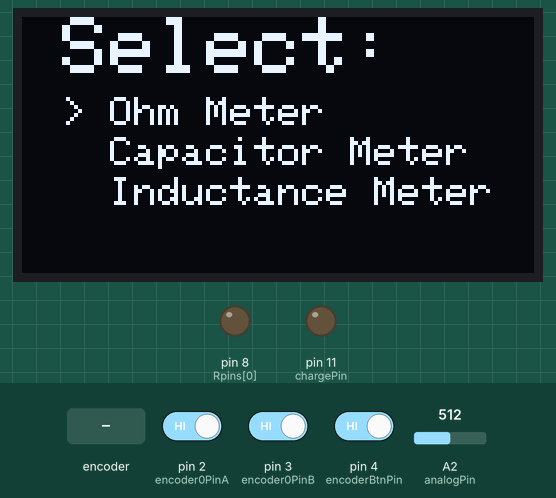
Bench run of a sketch on a simulated Arduino Uno, built with avr-gcc and run on an emulated ATmega328P. On the bench: 128×64 one-colour display, output pins drawn as LEDs (lit = HIGH). Inputs (shaded band) come from the test bench; at power-on: pin 4 (encoderBtnPin) HIGH, pin 2 (encoder0PinA) HIGH, pin 3 (encoder0PinB) HIGH, A2 (analogPin) = 512. What the sketch prints to the serial monitor is not drawn.

Above: at 1.2 s.
1.3 s: pin 4 (encoderBtnPin) driven LOW
At 1.7 s:
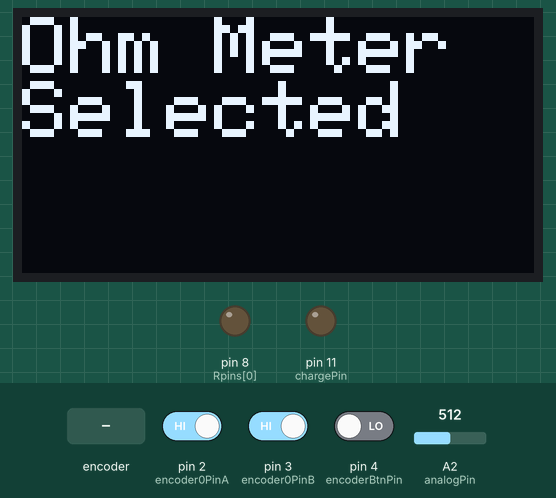
4.3 s: pin 4 (encoderBtnPin) driven HIGH
At 4.7 s:
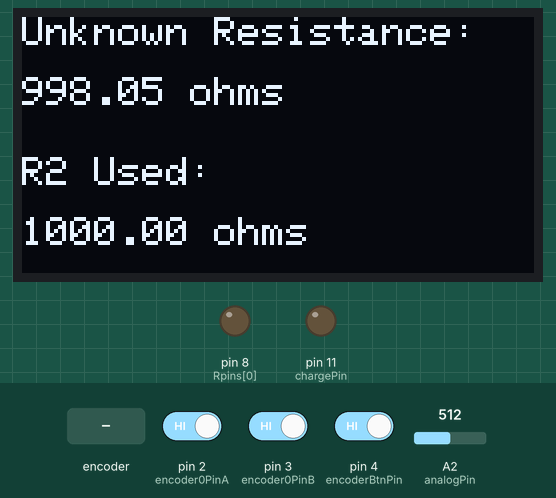
7.3 s: rotary encoder on pin 2 (encoder0PinA) / pin 3 (encoder0PinB) turned 1 step (first pin leading)
At 10.2 s:
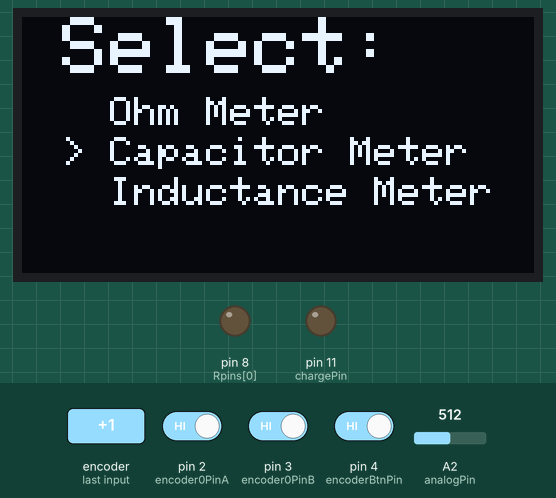
10.5 s: pin 4 (encoderBtnPin) driven LOW
At 11.1 s:
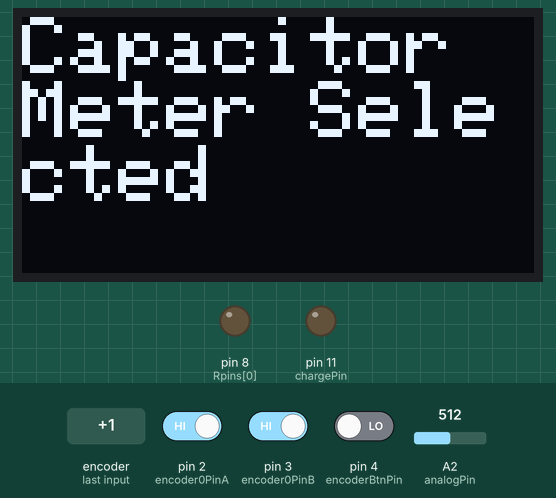
Timing chart, 0 to 14.1 s (numbered marks = the images above; inputs shaded):
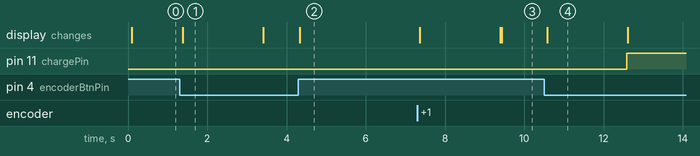

The sketch:

Multimeter_OLED_Gaby_Jaide.ino
```cpp
/*
Course: Electrical Systems II

Circuit Name: Multimeter

Purpose: This circuit allows users to measure resistance, capacitance, or inductance using a rotary encoder and an OLED to display the selections and values.

How it works: Three modes are provided: a ohm meter, capacitance meter, or inductance meter. The modes are selected with a rotary encoder, further interactions can
be done on the resistance meter with the encoder. The OLED screen displays results. If the user wants to return to mode selection, press the reset button. To power on/off use the switch.

Disclaimer: The code does not work the way it was intended to, we hope future classes fix the issues if they choose to tinker with this code.

Authors: Jaide Romero & Gabriela Arevalo

Date: 05/06/2025: LCD replaced by OLED meter
Date: 05/09/2025: IR remote replaced by rotary encoder.
*/

#include <Wire.h> // Use this to find I2C device(OLED) for communication
#include <Adafruit_SSD1306.h> // Controls OLED screen
#include <Adafruit_GFX.h> // Graphics support library for drawing shapes and text

// OLED Display
#define SCREEN_WIDTH 128 // 128 pixels wide
#define SCREEN_HEIGHT 64 // 64 pixels tall
#define SCREEN_ADDRESS 0x3C // I2C address of OLED display
Adafruit_SSD1306 display(SCREEN_WIDTH, SCREEN_HEIGHT, &Wire); // represents OLED screen in the code

// Rotary Encoder Pins
#define encoder0PinA 2 // First signal pin for rotary encoder
#define encoder0PinB 3 // Second signal pin for rotary encoder
#define encoderBtnPin 4 // push button for rotary encoder

// Encoder Variables
volatile int encoder0Pos = 0; // stores enocder's current position (volatile because it changes unexpectedly due to external interactions)
int lastPos = 0; // tracks last position to determine if encoder has moved
byte menuIndex = 0; // tells us which menu item is currently highlighted
bool clicked = false; // True when encoder button is pressed, false if not pressed

// State
enum Mode { MENU, OHM, CAPACITOR, INDUCTANCE }; // Names the menu options
Mode currentMode = MENU; // start in menu mode by default

// Ohm Meter Variables
int Vread; // Voltage reading for unknown resistor at analog pin A3
float R1, R2, Vrat; // Unknown resistance R1, known resistance R2
int Rpins[] = {8, 7, 6, 5}; // Pins connected to R2 resistors (8, 7, 6, 5)
long Rvals[] = {1000, 10, 1000, 1}; // corresponding values are 1k, 10k, 100k, 1M ohm
char *Units[] = {" ohms", " k ohms", " k ohms", " M ohms"}; // units
int selectedResistor = 0; //Keeps track of what R2 is selected

// Capacitor Meter
int analogPin = A2; // Voltage measurement for capacitor at analog pin A2
int chargePin = 11; // Charges capacitor using a 2 M ohm resistor
int dischargePin = 10; // Discharges capacitor using a 220 ohm resistor
unsigned long startTime, tau; // Measures how long the capacitor takes to charge
float R = 2000000.0; // Charge resistor(2M ohms)
float C; // Used to hold calculated capacitor
String units; // displays capacitor units

// Inductor Meter
unsigned long pulse; //stores pulse, positive(measures wavelength time)
double frequency, period, capacitance = 2.0, inductance; // Capacitance 2uF, variables will be used to calculate inductance
double fp2 = 4.0 * 3.1415 * 3.1415; //This is a constant 4π² used in LC resonance formula: L = T² / (4π²C)

void setup() { // begin setup
  Serial.begin(9600); // begin serial monitor
  display.begin(SSD1306_SWITCHCAPVCC, SCREEN_ADDRESS); //begin OLED
  display.clearDisplay();// clear OLED screen
  display.display(); // display

  pinMode(encoder0PinA, INPUT_PULLUP);//encoder pins are set as INPUTS by default, and OUTPUT when used
  pinMode(encoder0PinB, INPUT_PULLUP);
  pinMode(encoderBtnPin, INPUT_PULLUP);
  attachInterrupt(digitalPinToInterrupt(encoder0PinA), doEncoder, CHANGE);//detects when encoder is turned

  for (int i = 0; i < 4; i++) pinMode(Rpins[i], INPUT); //R2 resistors are set as inputs for now

  displayMenu(); // display menu on OLED
} // end setup

void loop() { // begin loop
  if (digitalRead(encoderBtnPin) == LOW && !clicked) { //check if encoder button was pressed
    delay(50); // small delat to prevent multiple presses
    clicked = true; // encoder button pressed
    switch (menuIndex) { // select meter
      case 0: currentMode = OHM; break; // ohm meter selected
      case 1: currentMode = CAPACITOR; break; // capacitor meter selected
      case 2: currentMode = INDUCTANCE; break; // inductor meter selected
    }
    encoder0Pos = 0;// reset encoder position
  }

  if (digitalRead(encoderBtnPin) == HIGH && clicked) clicked = false; // once encoder button is released

  switch (currentMode) { // handle current mode
    case MENU:
      if (encoder0Pos != lastPos) { // update menu if encoder is rotated
        menuIndex = abs(encoder0Pos) % 3; // limit to the 3 menu items
        displayMenu(); // Update OLED screen
        lastPos = encoder0Pos; // save current position
      }
      break;
    case OHM: resistorMeter(); currentMode = MENU; displayMenu(); break; // run ohm meter code
    case CAPACITOR: capacitanceMeter(); currentMode = MENU; displayMenu(); break; // run capacitor meter code
    case INDUCTANCE: inductanceMeter(); currentMode = MENU; displayMenu(); break; // run inductor meter code
  }
} // end loop

void displayMenu() {
  display.clearDisplay(); // clear screen
  display.setTextSize(2); //text size
  display.setTextColor(WHITE); // text color
  display.setCursor(10, 0); // text location
  display.println("Select:"); // display message
  display.setTextSize(1.99995); // text size
  display.setCursor(10, 20); // text location
  display.println(menuIndex == 0 ? "> Ohm Meter" : "  Ohm Meter"); // display ohm meter
  display.setCursor(10, 30); // text location
  display.println(menuIndex == 1 ? "> Capacitor Meter" : "  Capacitor Meter"); // display capacitor meter
  display.setCursor(10, 40); // text location
  display.println(menuIndex == 2 ? "> Inductance Meter" : "  Inductance Meter"); // display inductor meter
  display.display(); // display
}

void doEncoder() {
  static int lastEncoded = 0; // stores last encoder value
  int MSB = digitalRead(encoder0PinA); // most significant bit
  int LSB = digitalRead(encoder0PinB); // least significant bit
  int encoded = (MSB << 1) | LSB; // combine bits into single number
  int sum = (lastEncoded << 2) | encoded; // creates 4 bit value that combines last and current encoder state

  if (sum == 0b1101 || sum == 0b0100 || sum == 0b0010 || sum == 0b1011)// 4-bit combination inidcates clockwise rotation
    encoder0Pos++; // rotate clockwise
  if (sum == 0b1110 || sum == 0b0111 || sum == 0b0001 || sum == 0b1000)// 4-bit combination indicates counter-clockwise rotation
    encoder0Pos--; // rotare counter clockwise

  lastEncoded = encoded; // save current encoder state
}

void resistorMeter() { // begin ohm meter code
  int resistorIndex = 0; //Index of R2
  int lastIndex = -1; // detects changes in selection
  bool selecting = true; // Check if we are still selecting an R2 value

  // Reset encoder position
  encoder0Pos = 0; // reset encoder position
  lastPos = 0; // track last position

  display.clearDisplay(); // clear screen
  display.setTextSize(2); // text size
  display.setCursor(0, 0); // text location
  display.println("Ohm Meter Selected"); // display message
  display.display(); // display
  delay(2000); // for 2 seconds

  while (selecting) { // while selecting R2
    // Read encoder manually
    int newPos = encoder0Pos; // Keep track of encoder position
    resistorIndex = abs(newPos) % 4; // limit to 4 R2 values

    if (resistorIndex != lastIndex) { // keep track of R2 index
      display.clearDisplay(); // clear display
      display.setTextSize(2); // text size
      display.setCursor(0, 0); // text position
      display.println("R2 Scale"); // display message

      display.setTextSize(1.9999995); // text size

      for (int i = 0; i < 4; i++) { // 4 resistor values
        display.setCursor(0, 15 + i * 10); // stack R2 values vertically
        if (i == resistorIndex) { // one of the R2 values
          display.print("> "); // highlight current choice
        } else {
          display.print("  "); // other choices are not highlighted
        }
        display.print(Rvals[i]); // display R2 values
        display.print(Units[i]); // display R2 units
      }

      display.display(); // display
      lastIndex = resistorIndex; // detects changes in selection
    }

    // Detect button press
    if (digitalRead(encoderBtnPin) == LOW) { // wait for button to be pressed to confirm selection
      delay(500); // debounce delay
      while (digitalRead(encoderBtnPin) == LOW); // wait for release
      selecting = false; // check if we are still selecting R2 value
    }
  }

  // Set selected resistor and prepare measurement
  selectedResistor = resistorIndex; // store selected R2

  for (int j = 0; j < 4; j++) pinMode(Rpins[j], INPUT);// set all R2 pins as Inputs
  pinMode(Rpins[selectedResistor], OUTPUT); // Set selected R2 value as output
  digitalWrite(Rpins[selectedResistor], LOW); // Allow voltage to flow through selected resistor

  R2 = Rvals[selectedResistor]; // R2 is selected value
  Vread = analogRead(A3); // Read voltage at A3
  Serial.println(Vread);// print A3 voltage in serial monitor
  Vrat = 1023.0 / Vread - 1.0; // calculate R1
  R1 = R2 * Vrat; // R1 estimated value
  Serial.println("R1 = "); // display message
  Serial.print(R1); // display R1 value


  // Display results
  display.clearDisplay(); // clear screen
  display.setCursor(0, 0); // text location
  display.print("Unknown Resistance:"); // display message
  display.setCursor(0, 15); // text location
  display.print(R1, 2); // display R1 value up to two decimal points
  display.print(Units[selectedResistor]); // display units

  display.setCursor(0, 35); // text location
  display.print("R2 Used:"); // display message
  display.setCursor(0, 50); // text location
  display.print(R2); // display R2 value
  display.print(Units[selectedResistor]);// display R2 units
  display.display(); // display
  delay(3000);// for 2 seconds

  display.clearDisplay(); // clear display
  display.setCursor(0, 0); // text location
  if (R1 > R2) { // if R1 is greater than R2
    display.print("Increase Scale"); // display message
  } else {
    display.print("Resistance:"); // display message
    display.print(R1, 2);// display R1 value
  }
  display.display();// display
  delay(2000);// for 2 seconds
}//end ohm meter code


void capacitanceMeter() { // begin capacitor meter code
  display.clearDisplay(); // clear screen
  display.setTextSize(2);// text size
  display.setCursor(0, 0);// text location
  display.println("Capacitor Meter Selected");// print message
  display.display(); // display
  delay(2000);// for 2 seconds
  display.clearDisplay(); // clear display

  pinMode(chargePin, OUTPUT);// set charge resistor to output
  digitalWrite(chargePin, LOW);// make sure capacitor is not being charged

  while(true){  // continously measure capacitor value
    display.setCursor(0, 0);// text location
    display.print("Charging..."); // display message
    digitalWrite(chargePin, HIGH); // start charging capacitor
    display.display(); // display
  //delay(500);

    startTime = micros(); // start timing how long the capacitor takes to charge
    while (analogRead(A2) < 646) {} //wait until voltage reaches 646 bit
    tau = micros() - startTime; // calculate time it takes to reach 646 bit
    C = ((float)tau / R); // calculate capacitor value
    units = " uF"; // units in uF

    if (C < 1) { //convert to nF if needed
      C *= 1000; // divide C by 1000 to achieve this
      units = " nF"; // units in nF
    }

    display.clearDisplay();// clear display
    display.setCursor(0, 0);// text location
    display.print("Capacitor: "); // display message
    display.setCursor(10, 20);// text location
    display.print(C, 2); // capacitor value
    display.print(units); // capacitor units
    display.display();// display
    delay(3000);// display for 3 seconds

    display.clearDisplay();// clear screen
    display.setCursor(0, 0);// text location
    display.print("Discharging...");// display message
    digitalWrite(chargePin, LOW);// stop charging capacitor

   while (analogRead(A2)> 0) {}// wait until capacitor is fully discharged
    delay(2000);// pause before repeating
  }

} // end capacitor code


void inductanceMeter() { // begin inductor meter

  display.clearDisplay();// clear screen
  display.setTextSize(2);// text size
  display.setCursor(0, 0);// text location
  display.println("Inductor Meter Selected");// display message
  display.display();// display
  delay(2000);// for 2 seconds

  pinMode(12, INPUT); // reads oscillation signal
  pinMode(13, OUTPUT);// sends a trigger pusle

  digitalWrite(13, HIGH);// turn on pusle
  delay(2);// small delay
  digitalWrite(13, LOW);// stop reading pulse
  pulse = 10;//pulseIn(12, HIGH, 10000); // this is so circuit/OLED screen are functioning

  display.clearDisplay(); // clear screen
  if (pulse > 1) { //if valid pulse is detected
    period = double(2.0 * pulse); // one full cycle
    inductance = (period * period / (capacitance * fp2)) * 1.65; // calcualte pulse(1.65 interference loss with IR might not be necessary with this code)

    display.setCursor(0, 0); // text location
    display.print("L = "); // display message
    display.print(inductance); // print inductance value
    display.print(" uH"); // units
  } else {
    display.setCursor(0, 0); // text location
    display.print("No signal"); // display message
  }
  display.display();// display
  delay(3000);// for 3 seconds
}
```

Measured:
- after the input at 1.3 s, the display: changes after 0.08 s (image 1)
- after the input at 4.3 s, the display: changes at once (image 2)
- after the input at 7.3 s, the display: first differs from a run without the input after 2.1 s (image 3)
- after the input at 10.5 s, pin 11 (chargePin): LOW → HIGH after 2.1 s; the display: changes after 0.08 s (image 4)
- what the display in image 1 shows lasts 2.0 s, from 1.4 s to 3.4 s
